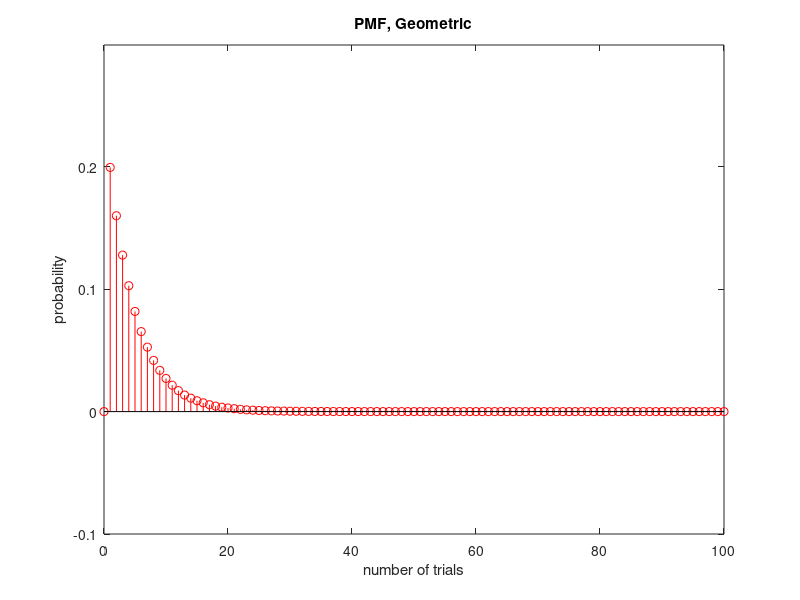
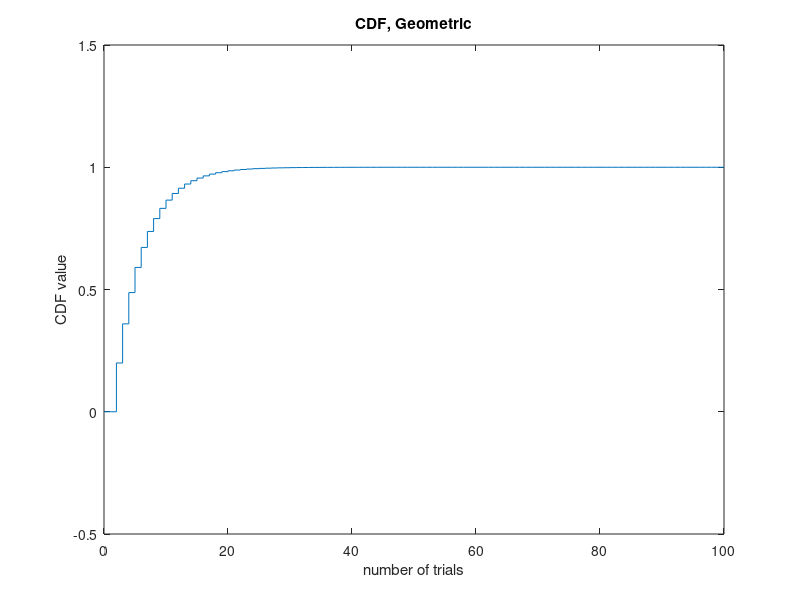
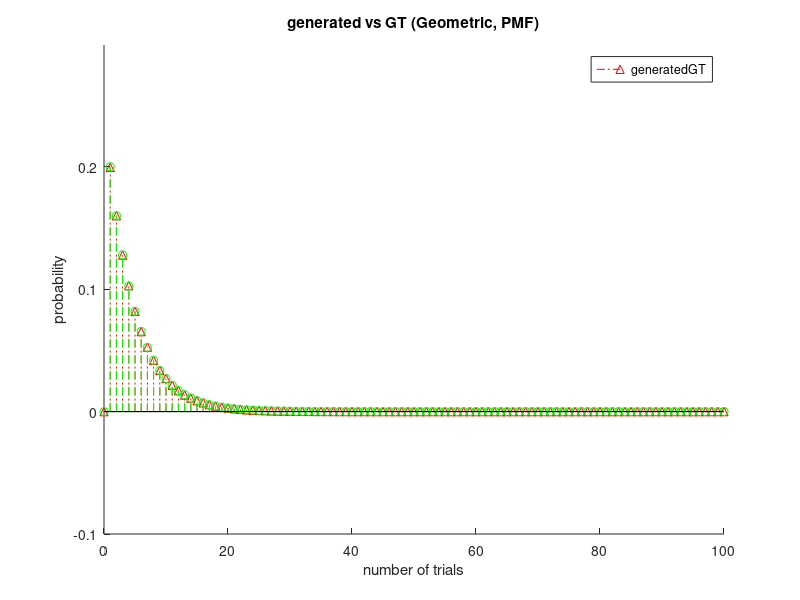
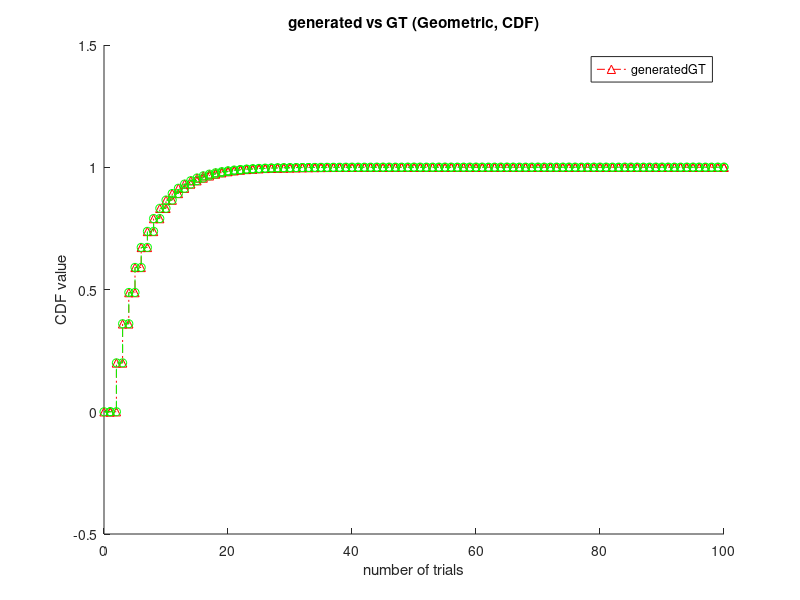

MATLAB code to generate these figures, in order:
clear
clc

p = 0.2; % Bernoulli 확률 p
n = 1000000; % 총 시행 횟수 n
cnt_arr = zeros(1, 101); % 단일 Geometric r.v에서 
% 사건이 일어남을 기록하는 array
% 이때 index가 사건이 일어난 횟수에 대응되지만 Geometric r.v의 경우
% 1번 성공한 경우가 존재할 수 있는데, 이 경우 CDF를 그릴때 0부터 시작하지 않아
% 0부터 시작하도록 0번만에 성공한 횟수를 집어넣어 0부터 시작되게 하였다.
% CDF_arr만 건들여도 되지만, 다른 코드와의 비슷하게 코딩하다보니 모든 배열에
% 길이 +1을 해서 코딩을 진행하였다.
avg_arr = zeros(1, 101); % cnt_arr에서 추출한 확률을 저장하는 array
% PMF는 avg_arr를 plot한 결과물이다.
CDF_arr = zeros(1, 101); % avg_arr를 통해 구한 CDF를 저장하는 array
GT = zeros(1, 101); % 수식을 통해 얻은 값

for i = 1:n % Geometric을 여러번 생성
    cnt = 1; % 시행 횟수를 측정하는 변수
    while (1) % 성공할 때까지 loop를 구성한다.
        if rand(1) < p % 성공한 경우
            break; % loop를 종료한다.
        else
        end
        cnt = cnt + 1; % 시행 횟수 증가
    end
    cnt_arr(cnt+1) = cnt_arr(cnt+1) + 1; % 시행 횟수에 대응되는 index에
    % 해당 시행횟수만에 완료된 횟수를 기록한다.
end

for i = 1:length(avg_arr) % avg_arr, PMF 생성부
    probability = cnt_arr(i) / n; % i = 시행 횟수
    % i번 만에 도달한 횟수 / 전체 시행횟수 = Geometric r.v 확률로 보았다.
    avg_arr(i) = probability; % avg_arr, PMF에 추가
    if (i==1) % CDF 생성, idx가 1인 경우
        CDF_arr(i) = probability; % 이전 값이 없기에 확률만을 넣는다.
    else % 그 외의 경우는
        CDF_arr(i) = CDF_arr(i-1) + probability; % 이전 값 + 확률
    end
end

for i = 1:length(GT) % GT data 생성
    if i == 1 % 1번째 index는 0번만에 성공할 확률이기에
        continue; % 넘긴다.
    end
    GT(i) = (1-p)^(i-1-1)*p; % 수식에 기반해 generation
end

plot_CDF_arr = zeros(1, 101);
for i = 1:length(plot_CDF_arr) % plot를 위한 CDF array 생성
    if i <= 1 % CDF array의 앞부분 1곳에
        plot_CDF_arr(i) = 0; % CDF값이 0임을 추가
    else % 그 외의 경우
        plot_CDF_arr(i) = CDF_arr(i-1); % CDF_arr의 값을 저장
    end
end

GT_CDF = zeros(1, 101); % GT data를 토대로 CDF 생성
for i = 1:length(GT_CDF) % plot의 목적이므로 추가 작업 필요
    if i <= 1 % plot_CDF_arr와 구조를 유사하게 생성
        GT_CDF(i) = 0;
    else % CDF 생성
        if i == 3
            GT_CDF(i) = GT(i-1);
        else
            GT_CDF(i) = GT(i-1) + GT_CDF(i-1);
        end
    end
end

y_max = max(avg_arr); % ylim을 위해 최대 확률을 구한다.

figure(1) % PMF plot
x = 0:length(avg_arr) - 1; % x 값을 0부터 시작하게 하였다.
stem(x, avg_arr, "r") % discrete하므로 stem함수를 통해 그래프를 나타내었다.
title("PMF, Geometric") % title 선언
ylim([-0.1, y_max + 0.1]) % 최대 확률 + 0.1을 통해 y값 제한
xlabel("number of trials") % x축 = 시행 횟수
ylabel("probability") % y출 = 획률

figure(2) % CDF plot
x = 0:length(CDF_arr)-1; % x 값을 0부터 시작하게 하였다.
stairs(x, plot_CDF_arr) % 계단함수로 CDF를 plot
title("CDF, Geometric") % title 선언
ylim([-0.5, 1.5]) % 0~1사이에 CDF value가 분포하므로 적절한 값 설정
xlabel("number of trials") % x축 = 시행 횟수
ylabel("CDF value") % y축 = CDF 값

figure(3) % GT data와의 비교
hold on % % PMF (generated)와 GT data를 동시에 plot하기 위해 hold해줌
x = 0:length(avg_arr) - 1; % x값을 0부터 시작하게끔 한다.
stem(x, avg_arr, "-.^r") % PMF를 그릴 때 GT data와의 명료한 비교를 위해
stem(x, GT, "--og") % -.^r, --og를 사용
legend(["generated", "GT"]) % legend
title("generated vs GT (Geometric, PMF)") % title 선언
ylim([-0.1, y_max + 0.1]) % 최대 확률 + 0.1을 통해 y값 제한
xlabel("number of trials") % x축 = 시행 횟수
ylabel("probability") % y축 = 확률

figure(4) % GT data와의 비교 (CDF)
hold on
x = 0:length(CDF_arr)-1; % x축을 -2 ~ len(CDF_arr)-1만큼 하였다.
stairs(x, plot_CDF_arr, "-.^r")
stairs(x, GT_CDF, "--og")
ylim([-0.5 1.5])
legend(["generated", "GT"]) % legend
title("generated vs GT (Geometric, CDF)")
xlabel("number of trials") % x축 = 성공여부 (0: 실패, 1: 성공)
ylabel("CDF value") % y축 = CDF 값